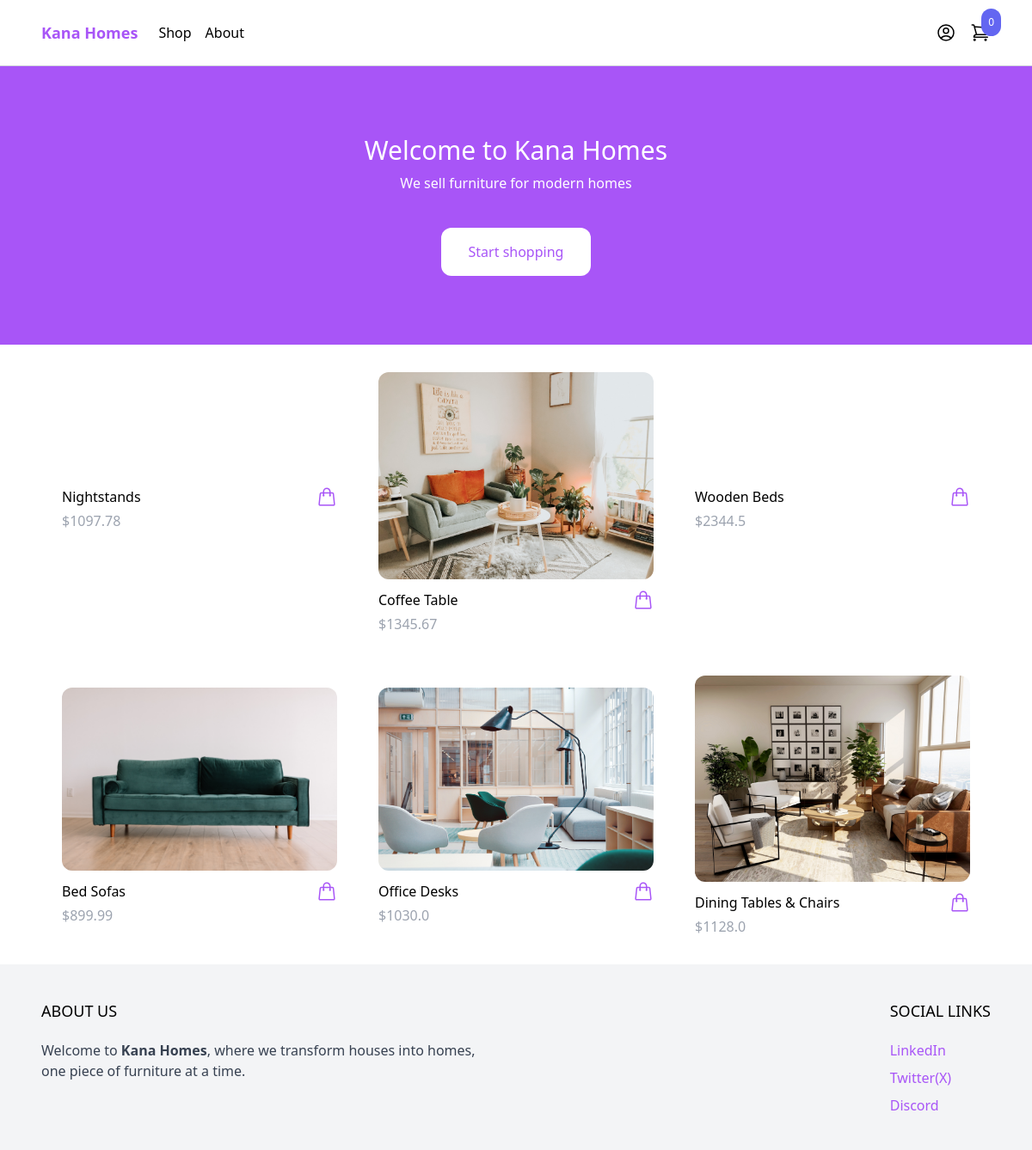
The page / on the database its author committed.
### product/models.py (models this page shows, shortened)
class Product(models.Model):
    category = models.ForeignKey(Category, related_name='products', on_delete=models.CASCADE)
    name = models.CharField(max_length=255)
    slug = models.SlugField()
    description = models.TextField(blank=True, null=True)
    price = models.IntegerField()
    created_at = models.DateTimeField(auto_now_add=True)
    image = models.ImageField(upload_to='uploads/', blank=True, null=True)
    thumbnail = models.ImageField(upload_to='uploads/', blank=True, null=True)
    class Meta:
        ordering = ('-created_at',)
    def get_display_price(self):
        return self.price / 100
    def get_thumbnail(self):
        if self.thumbnail:
            return self.thumbnail.url

### core/views.py (the view)
# urls.py: path('', frontpage, name='frontpage'),
def frontpage(request):
    products = Product.objects.all()[0:8] #limiting our products so that only 8 appear on the frontpage
    return render(request, 'core/frontpage.html', {'products': products}) #appending our products so that it appears on the frontpage

### cart/cart.py (called while the page is built)
    def __len__(self):
        return sum(item['quantity'] for item in self.cart.values())

### cart/content_processors.py (called while the page is built)
def cart(request):
    return {'cart': Cart(request)}

### core/templates/core/frontpage.html (shortened to what this page needs)
{% extends 'core/base.html' %}
{% block content%}
<header class="px-6 lg:py-20 bg-purple-500">
    <div class="max-w-3xl mx-auto text-center">
        <p class="mb-2 text-3xl lg:text-white">
            Welcome to Kana Homes
        </p>
        <p class="mb-10 text-white">
            We sell furniture for modern homes
        </p>
        <a href="{% url 'shop' %}" class="inline-block px-8 py-4 rounded-xl bg-white text-purple-500 hover:bg-gray-200"> Start shopping</a>
    </div>
</header>
<div class="max-w-6xl mx-auto py-2 px-6 xl:px-0">
    <div class="products flex items-center flex-wrap">
        {% for product in products %}
          {% include 'product/partials/product_list_item.html' %}
        {% endfor %}
    </div>
</div>
{% endblock %}

### product/templates/product/partials/product_list_item.html (shortened to what this page needs)
<div class="w-full md:w-1/3 xl:w-1/4 p-6">
    <a href="{% url 'product' product.slug %}">
        <img src="{{ product.get_thumbnail }}" class=" w-full rounded-xl hover:shadow-lg" src="" alt="">
    </a>
    <div class="pt-3 flex items-center justify-between">
        <a href="{% url 'product' product.slug %}"> {{ product.name }} </a>
        <a href="#"
            class="text-purple-500 hover:text-purple-800"
            hx-get="{% url 'add_to_cart' product.id %}"
            hx-target="#menu-cart-button"
            hx-swap="outerHTML"
        >
        </a>
    </div>
    <p class="pt-1 text-gray-400">${{product.get_display_price}}</p>
</div>

### rows shown on the page
Product: name "Nightstands", get_display_price "1097.78"
Product: get_thumbnail (picture), name "Coffee Table", get_display_price "1345.67"
Product: name "Wooden Beds", get_display_price "2344.5"
Product: get_thumbnail (picture), name "Bed Sofas", get_display_price "899.99"
Product: get_thumbnail (picture), name "Office Desks", get_display_price "1030.0"
Product: get_thumbnail (picture), name "Dining Tables & Chairs", get_display_price "1128.0"

### other values the page prints
{{ cart|length }} "0"
